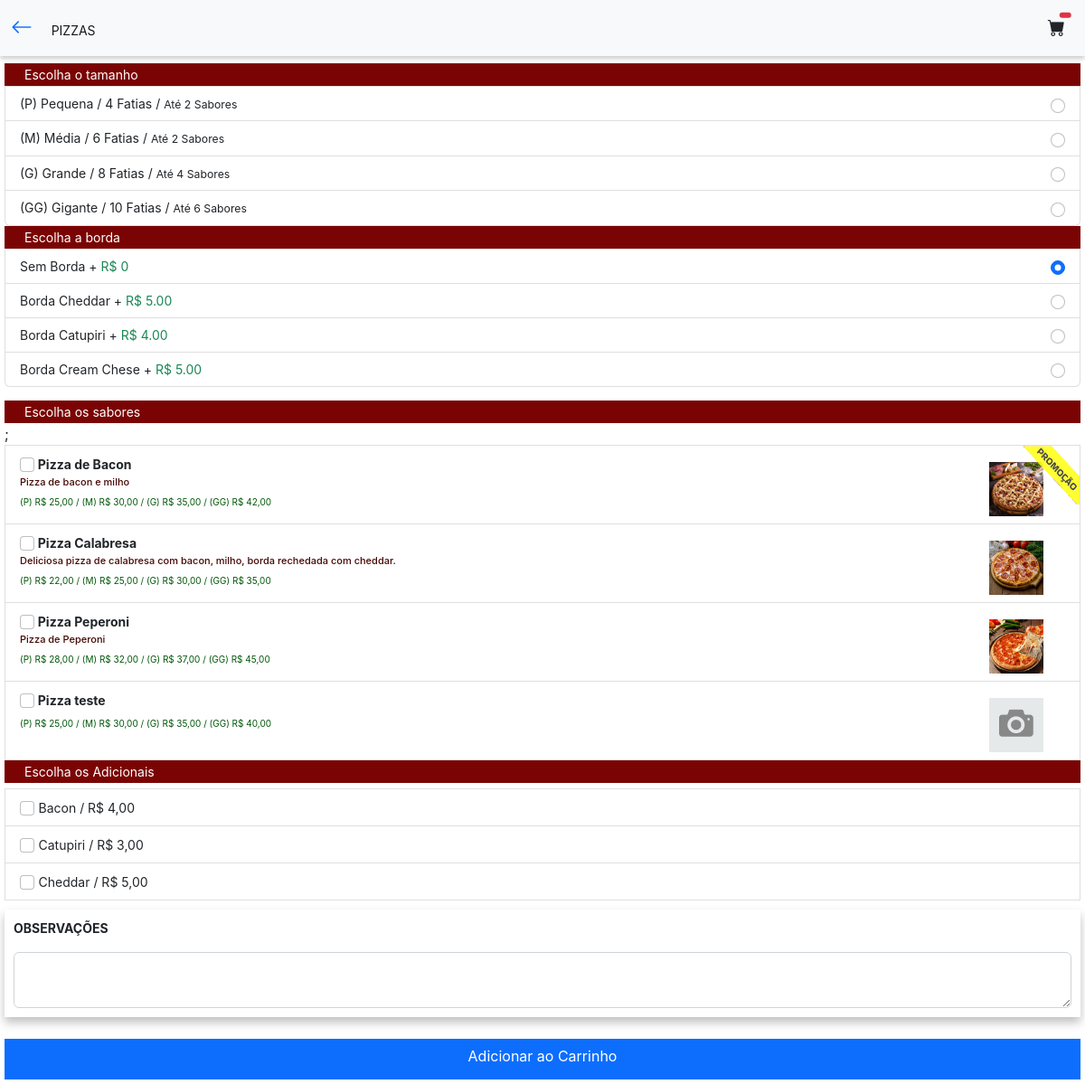
The app's page /categoria-sabores-pizzas with its own data.
### tables this page shows
CREATE TABLE `categorias` (
  `id` int(11) NOT NULL,
  `nome` varchar(50) NOT NULL,
  `descricao` varchar(255) DEFAULT NULL,
  `foto` varchar(100) DEFAULT NULL,
  `cor` varchar(30) NOT NULL,
  `ativo` varchar(5) NOT NULL,
  `url` varchar(100) NOT NULL,
  `mais_sabores` varchar(5) NOT NULL
);

CREATE TABLE `variacoes_cat` (
  `id` int(11) NOT NULL,
  `categoria` int(11) NOT NULL,
  `sigla` varchar(15) NOT NULL,
  `nome` varchar(35) DEFAULT NULL,
  `descricao` varchar(50) DEFAULT NULL,
  `sabores` int(11) DEFAULT NULL
);

CREATE TABLE `bordas` (
  `id` int(11) NOT NULL,
  `categoria` int(11) NOT NULL,
  `nome` varchar(50) NOT NULL,
  `ativo` varchar(5) NOT NULL,
  `valor` decimal(8,2) NOT NULL
);

CREATE TABLE `produtos` (
  `id` int(11) NOT NULL,
  `nome` varchar(100) NOT NULL,
  `descricao` varchar(1000) DEFAULT NULL,
  `categoria` int(11) NOT NULL,
  `valor_compra` decimal(8,2) NOT NULL,
  `valor_venda` decimal(8,2) NOT NULL,
  `estoque` int(11) NOT NULL,
  `foto` varchar(100) NOT NULL,
  `nivel_estoque` int(11) NOT NULL,
  `tem_estoque` varchar(5) NOT NULL,
  `ativo` varchar(5) NOT NULL,
  `url` varchar(100) NOT NULL,
  `guarnicoes` int(11) DEFAULT NULL,
  `promocao` varchar(5) DEFAULT NULL,
  `combo` varchar(5) DEFAULT NULL
);

CREATE TABLE `variacoes` (
  `id` int(11) NOT NULL,
  `produto` int(11) NOT NULL,
  `sigla` varchar(5) NOT NULL,
  `nome` varchar(35) DEFAULT NULL,
  `descricao` varchar(50) DEFAULT NULL,
  `valor` decimal(8,2) NOT NULL,
  `ativo` varchar(5) NOT NULL
);

CREATE TABLE `adicionais_cat` (
  `id` int(11) NOT NULL,
  `categoria` int(11) NOT NULL,
  `nome` varchar(50) NOT NULL,
  `ativo` varchar(5) NOT NULL,
  `valor` decimal(8,2) NOT NULL
);

### pizza.php (the view, shortened to what this page needs)
<?php
require_once("cabecalho.php");
$url = $_GET['url'];
$query = $pdo->query("SELECT * FROM categorias where url = '$url'");
$res = $query->fetchAll(PDO::FETCH_ASSOC);
$total_reg = @count($res);
if($total_reg > 0){
$nome = $res[0]['nome'];
$id = $res[0]['id'];
$pdo->query("DELETE FROM temp where carrinho = 0");
}
 ?>
<div class="main-container">
	<nav class="navbar bg-light fixed-top" style="box-shadow: 0px 3px 5px rgba(0, 0, 0, 0.20);">
		<div class="container-fluid">
			<div class="navbar-brand" >
				<a href="index"><big><i class="bi bi-arrow-left"></i></big></a>
				<span style="margin-left: 15px; font-size:14px"><?php echo mb_strtoupper($nome) ?></span>
			</div>
			<?php require_once("icone-carrinho.php") ?>
		</div>
	</nav>
	<ol class="list-group " style="margin-top: 65px">
		<?php
			$query = $pdo->query("SELECT * FROM variacoes_cat where categoria = '$id' order by id asc");
			$res = $query->fetchAll(PDO::FETCH_ASSOC);
			$total_reg = @count($res);
			if($total_reg > 0){
				echo '<ul class="list-group form-check">';
				echo '<span style="font-size:14px; background:#7a0404; padding:2px; width:100%; color:#FFF"><span style="margin-left:20px">Escolha o tamanho</span></span>';
				for($i=0; $i < $total_reg; $i++){
					$id_var = $res[$i]['id'];
					$nome_var = $res[$i]['nome'];
					$sigla_var = $res[$i]['sigla'];
					$descricao_var = $res[$i]['descricao'];
					$sabores_var = $res[$i]['sabores'];
					?>
					  <li onclick="selecVar('<?php echo $sigla_var ?>', '<?php echo $id_var ?>')" class="list-group-item d-flex justify-content-between align-items-center">
        <small>(<?php echo $sigla_var ?>) <?php echo $nome_var ?> / <?php echo $descricao_var ?> / <small>Até <?php echo $sabores_var ?> Sabores</small></small>
        <input onchange="selecionarVar('<?php echo $sigla_var ?>', '<?php echo $id_var ?>')" class="form-check-input" type="radio" value="<?php echo $sigla_var ?>" name="variacoes" id="variacoes_<?php echo $sigla_var ?>" >
      </li>
			<?php }
			echo '</ul>';
		} ?>
		<?php
			$query = $pdo->query("SELECT * FROM bordas where categoria = '$id' and ativo = 'Sim' order by id asc");
			$res = $query->fetchAll(PDO::FETCH_ASSOC);
			$total_reg = @count($res);
			if($total_reg > 0){
				echo '<ul class="list-group form-check" style="margin-bottom:15px">';
				echo '<span style="font-size:14px; background:#7a0404; padding:2px; width:100%; color:#FFF"><span style="margin-left:20px">Escolha a borda</span></span>';
				?>
				 <li onclick="" class="list-group-item d-flex justify-content-between align-items-center">
        <small>Sem Borda + <span class="text-success">R$ 0</span></small>
        <input onchange="selecionarBorda('0')" class="form-check-input" type="radio" name="borda" id="borda_0" checked value="0">
      </li>
				<?php
				for($i=0; $i < $total_reg; $i++){
					$id_bor = $res[$i]['id'];
					$nome_bor = $res[$i]['nome'];
					$valor_bor = $res[$i]['valor'];
					?>
					  <li onclick="selectBorda('<?php echo $id_bor ?>')" class="list-group-item d-flex justify-content-between align-items-center">
        <small><?php echo $nome_bor ?> + <span class="text-success">R$ <?php echo $valor_bor ?></span></small>
        <input onchange="selecionarBorda('<?php echo $id_bor ?>')" class="form-check-input" type="radio" name="borda" id="borda_<?php echo $id_bor ?>" value="<?php echo $id_bor ?>">
      </li>
			<?php }
			echo '</ul>';
		} ?>
		<span style="font-size:14px; background:#7a0404; padding:2px; width:100%; color:#FFF"><span style="margin-left:20px">Escolha <span id="quant_sabores"> os </span> sabores</span></span>;
		<?php
		$query = $pdo->query("SELECT * FROM produtos where categoria = '$id' and ativo = 'Sim'");
		$res = $query->fetchAll(PDO::FETCH_ASSOC);
		$total_reg = @count($res);
		if($total_reg > 0){
			for($i=0; $i < $total_reg; $i++){
				$id_produto = $res[$i]['id'];
				$foto = $res[$i]['foto'];
				$nome = $res[$i]['nome'];
				$descricao = $res[$i]['descricao'];
				$estoque = $res[$i]['estoque'];
				$tem_estoque = $res[$i]['tem_estoque'];
				$valor = $res[$i]['valor_venda'];
				$valorF = number_format($valor, 2, ',', '.');
				$promocao = $res[$i]['promocao'];
				if($tem_estoque == 'Sim' and $estoque <= 0){
					$mostrar = '';
					$url_produto = '#';
				}else{
					$mostrar = 'ocultar';
				}
				if($promocao == 'Sim'){
					$mostrar_promo = '';
				}else{
					$mostrar_promo = 'ocultar';
				}
				?>
		<li class="list-group-item d-flex justify-content-between align-items-start ">
				<?php if($mostrar != ""){ ?>
						<img onclick="selectPizzas('<?php echo $id_produto ?>')" class="<?php echo $mostrar_promo ?>" src="img/promocao2.png" width="65px" height="65px" style="position:absolute; right:0; top:0px; opacity:80%">
				<?php } ?>
				<div class="row" style="width:100%">
					<div class="col-10">
				<div class="me-auto">
				<div class="fw-bold titulo-item">
				<input class="form-check-input" type="checkbox" value="<?php echo $id_produto ?>" id="seletor-<?php echo $id_produto ?>" onchange="selecionar('<?php echo $id_produto ?>')" style="margin-top: 5px">
				<small onclick="selectPizzas('<?php echo $id_produto ?>')"> <?php echo $nome ?></small>
				</div>
				<div onclick="selectPizzas('<?php echo $id_produto ?>')" class="subtitulo-item-menor" style="color:#450703"><?php echo $descricao ?></div>
				<span onclick="selectPizzas('<?php echo $id_produto ?>')" class="valor-item-maior">
					<?php
$query2 = $pdo->query("SELECT * FROM variacoes where produto = '$id_produto' and ativo = 'Sim'");
		$res2 = $query2->fetchAll(PDO::FETCH_ASSOC);
		$total_reg2 = @count($res2);
		if($total_reg2 > 0){
			for($i2=0; $i2 < $total_reg2; $i2++){
					$sigla = $res2[$i2]['sigla'];
				$valorvar = $res2[$i2]['valor'];
				$valorvarF = number_format($valorvar, 2, ',', '.');
				echo '<span style="font-size:10px">('.$sigla.') R$ '.$valorvarF;
				if($i2 < $total_reg2 - 1){
					echo ' / ';
				}
				echo '</span>';
				 }
				}else{
					echo 'R$ '.$valorF;
					}
				  ?>
			</span>
			</div>
			</div>
		<div  class="col-2" style="margin-top: 10px;" align="right">
			<img onclick="selectPizzas('<?php echo $id_produto ?>')" class="" src="sistema/painel/images/produtos/<?php echo $foto ?>" width="60px" height="60px">
		</div>
</div>
		</li>
	<?php } } ?>
	<?php
		$query = $pdo->query("SELECT * FROM adicionais_cat where categoria = '$id' and ativo = 'Sim'");
		$res = $query->fetchAll(PDO::FETCH_ASSOC);
		$total_reg = @count($res);
		if($total_reg > 0){ ?>
	<span style="font-size:14px; background:#7a0404; padding:2px; width:100%; color:#FFF"><span style="margin-left:20px">Escolha os Adicionais</span></span>;
	<div style="margin-top: -18px">
		<?php
			for($i=0; $i < $total_reg; $i++){
				$id_adc = $res[$i]['id'];
				$nome = $res[$i]['nome'];
				$valor = $res[$i]['valor'];
				$valorF = number_format($valor, 2, ',', '.');
				?>
		<li class="list-group-item d-flex justify-content-between align-items-start " >
				<div class="row" style="width:100%;">
					<div class="col-10">
				<div class="me-auto">
				<div class="titulo-item">
				<input class="form-check-input" type="checkbox" value="<?php echo $id_adc ?>" id="adicional_<?php echo $id_adc ?>" style="margin-top: 5px" onchange="func_adicional('<?php echo $id_adc ?>')">
				<small><span onclick="selectAdc('<?php echo $id_adc ?>')" style="width:100%"><?php echo $nome ?> / R$ <?php echo $valorF ?></span></small>
				</div>
			</div>
			</div>
</div>
		</li>
	<?php } } ?>
</div>
 <div class="destaque-qtd">
        <b>OBSERVAÇÕES</b>
        <div class="form-group mt-3">
            <textarea maxlength="255" class="form-control" type="text" name="obs" id="obs"></textarea>
        </div>
    </div>
    <div class="d-grid gap-2 mt-4 ">
    <a href='#' onclick="addCarrinho()" class="btn btn-primary botao-carrinho">Adicionar ao Carrinho</a>
</div>
	</ol>
</div>
</body>
</html>

### cabecalho.php (shortened to what this page needs)
<!DOCTYPE html>
<html>
<head>
	<link href="https://cdn.jsdelivr.net/npm/bootstrap@5.2.0-beta1/dist/css/bootstrap.min.css" rel="stylesheet">
	<link rel="stylesheet" href="https://cdn.jsdelivr.net/npm/bootstrap-icons@1.8.3/font/bootstrap-icons.css">
	<link rel="stylesheet" type="text/css" href="css/style.css">
</head>
<body>

### icone-carrinho.php (shortened to what this page needs)
<a class="text-dark" href="#popup1">
					<div class="d-flex carrinho">
						<big><span class="bi bi-cart-fill">
							<small><small><small><span class="position-absolute top-3 start-90 translate-middle badge rounded-pill bg-danger">
							</span></small></small></small></span>
						</big>
					</div>
				</a>

### css/style.css (style rules this page uses)
* { margin:0; padding:0; box-sizing: border-box; }
body { font-family: -apple-system, BlinkMacSystemFont, "Segoe UI", Roboto, Helvetica, Arial, sans-serif, "Apple Color Emoji", "Segoe UI Emoji", "Segoe UI Symbol"; }
.main-container { padding:5px; }
.carrinho { margin-right: 10px; }
.valor-item-maior { font-size:13px; color:#025709; }
.destaque-qtd { padding:10px; margin-top: 10px; box-shadow: 0px 6px 10px rgba(0, 0, 0, 0.25); font-size: 14px; font-weight: 400; }
.botao-carrinho { border-radius: 0px; height:45px; }
.subtitulo-item-menor { font-weight: 500; font-size:11px; }

### records on screen
categorias: nome "PIZZAS"
variacoes_cat: sigla "P", nome "Pequena", descricao "4 Fatias", sabores "2"
variacoes_cat: sigla "M", nome "Média", descricao "6 Fatias", sabores "2"
variacoes_cat: sigla "G", nome "Grande", descricao "8 Fatias", sabores "4"
variacoes_cat: sigla "GG", nome "Gigante", descricao "10 Fatias", sabores "6"
bordas: nome "Borda Cheddar", valor "5.00"
bordas: nome "Borda Catupiri", valor "4.00"
bordas: nome "Borda Cream Chese", valor "5.00"
produtos: nome "Pizza de Bacon", descricao "Pizza de bacon e milho", foto (picture)
variacoes: sigla "P", valor "25,00"
variacoes: sigla "M", valor "30,00"
variacoes: sigla "G", valor "35,00"
variacoes: sigla "GG", valor "42,00"
produtos: nome "Pizza Calabresa", descricao "Deliciosa pizza de calabresa com bacon, milho, borda rechedada com cheddar.", foto (picture)
variacoes: sigla "P", valor "22,00"
variacoes: sigla "M", valor "25,00"
variacoes: sigla "G", valor "30,00"
variacoes: sigla "GG", valor "35,00"
produtos: nome "Pizza Peperoni", descricao "Pizza de Peperoni", foto (picture)
variacoes: sigla "P", valor "28,00"
variacoes: sigla "M", valor "32,00"
variacoes: sigla "G", valor "37,00"
variacoes: sigla "GG", valor "45,00"
produtos: nome "Pizza teste", foto (picture)
variacoes: sigla "P", valor "25,00"
variacoes: sigla "M", valor "30,00"
variacoes: sigla "G", valor "35,00"
variacoes: sigla "GG", valor "40,00"
adicionais_cat: nome "Bacon", valor "4,00"
adicionais_cat: nome "Catupiri", valor "3,00"
adicionais_cat: nome "Cheddar", valor "5,00"
